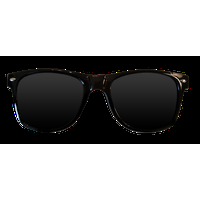
#> input picture sunglasses.png, 200 x 200 px
$ python Main.py
#> lines starting #> are read from the running program, lines starting #| are printed output that depends on the picture
import cv2
import numpy as np
import os

# Load pre-trained cascade classifiers
face_cascade = cv2.CascadeClassifier(cv2.data.haarcascades + 'haarcascade_frontalface_default.xml')
eye_cascade = cv2.CascadeClassifier(cv2.data.haarcascades + 'haarcascade_eye.xml')

# Load sunglasses image
script_dir = os.path.dirname(os.path.abspath(__file__))
sunglasses_path = os.path.join(script_dir, 'sunglasses.png')
sunglasses = cv2.imread(sunglasses_path, cv2.IMREAD_UNCHANGED)
#> sunglasses is the input picture: shape (200, 200, 4); mean B, G, R, A 149, 149.2, 149.4, 55.3

# Smoothing variables
previous_positions = {}
smoothing_factor = 1

def smooth_position(face_id, current_pos):
    if face_id not in previous_positions:
        previous_positions[face_id] = current_pos
        return current_pos

    # Interpolate between previous and current position
    prev_pos = previous_positions[face_id]
    smoothed_pos = (
        int(current_pos[0] * smoothing_factor + prev_pos[0] * (1 - smoothing_factor)),
        int(current_pos[1] * smoothing_factor + prev_pos[1] * (1 - smoothing_factor))
    )
    previous_positions[face_id] = smoothed_pos
    return smoothed_pos

def overlay_sunglasses(frame, sunglasses):
    gray = cv2.cvtColor(frame, cv2.COLOR_BGR2GRAY)
    faces = face_cascade.detectMultiScale(gray, 1.3, 5)

    # Clean up previous positions for faces no longer in frame
    for face_id in list(previous_positions.keys()):
        if not any(np.array_equal(face[:2], (face_id[0], face_id[1])) for face in faces):
            del previous_positions[face_id]

    for (x, y, w, h) in faces:
        # Detect eyes within the face region
        roi_gray = gray[y:y+h, x:x+w]
        eyes = eye_cascade.detectMultiScale(roi_gray)

        if len(eyes) >= 2:
            # Sort eyes from left to right
            eyes = sorted(eyes, key=lambda eye: eye[0])

            # Calculate sunglasses sizing and positioning
            eye_distance = abs(eyes[1][0] - eyes[0][0]) + eyes[0][2] + eyes[1][2]

            # Sizing and positioning
            size_multiplier = 1.5
            vertical_offset = 0.15

            # Resize sunglasses
            resized_width = int(eye_distance * size_multiplier)
            resized_height = int(sunglasses.shape[0] * resized_width / sunglasses.shape[1])
            resized_sunglasses = cv2.resize(sunglasses, (resized_width, resized_height))

            # Calculate positioning
            eye_center_x = x + (eyes[0][0] + eyes[1][0] + eyes[0][2]//2 + eyes[1][2]//2) // 2
            eye_center_y = y + int((eyes[0][1] + eyes[1][1]) // 2 + h * vertical_offset)

            # Smooth the positioning using a unique face identifier
            current_pos = (
                eye_center_x - resized_sunglasses.shape[1] // 2,
                eye_center_y - resized_sunglasses.shape[0] // 2
            )
            face_id = (x, y)  # Unique identifier for each face
            smoothed_pos = smooth_position(face_id, current_pos)

            overlay_image(frame, resized_sunglasses, smoothed_pos[0], smoothed_pos[1])

    return frame

def overlay_image(background, overlay, x_offset, y_offset):
    # Boundary check
    if (x_offset < 0 or y_offset < 0 or
        x_offset + overlay.shape[1] > background.shape[1] or
        y_offset + overlay.shape[0] > background.shape[0]):
        return

    # Check if overlay has alpha channel
    if overlay.shape[2] == 4:
        alpha_overlay = overlay[:, :, 3] / 255.0
        alpha_background = 1.0 - alpha_overlay

        for c in range(0, 3):
            background[y_offset:y_offset+overlay.shape[0],
                      x_offset:x_offset+overlay.shape[1], c] = (
                alpha_overlay * overlay[:, :, c] +
                alpha_background * background[y_offset:y_offset+overlay.shape[0],
                                              x_offset:x_offset+overlay.shape[1], c]
            )
    else:
        background[y_offset:y_offset+overlay.shape[0],
                   x_offset:x_offset+overlay.shape[1]] = overlay

# Webcam capture
cap = cv2.VideoCapture(0)

while True:
    ret, frame = cap.read()
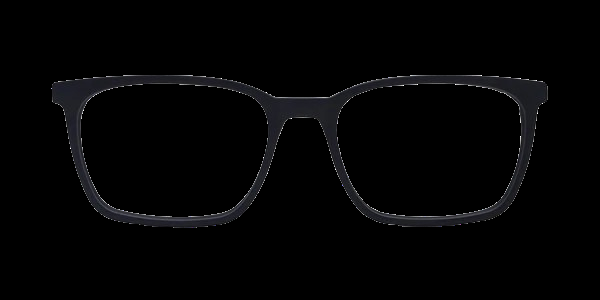
#> input picture specs1.png, 600 x 300 px, given in place of the camera
#> frame is the input picture: shape (300, 600, 3); mean B, G, R 4.4, 3.9, 3.9
    if not ret:
        break

    # Flip frame for mirror effect
    frame = cv2.flip(frame, 1)
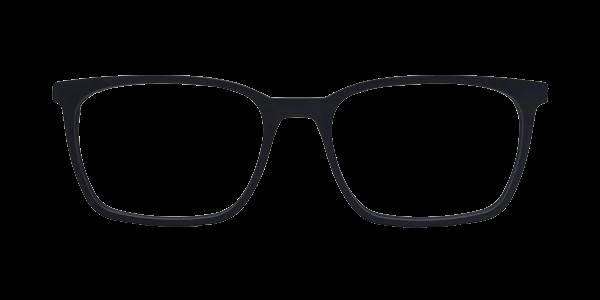
#> frame: shape (300, 600, 3); mean B, G, R 4.4, 3.9, 3.9

    # Detect faces and overlay sunglasses
    result = overlay_sunglasses(frame, sunglasses)
#> in overlay_sunglasses, `faces = face_cascade.detectMultiScale(gray, 1.3, 5)`: faces = ()

    cv2.imshow('Sunglasses Overlay', result)

    # Exit on 'q' key press
    if cv2.waitKey(1) & 0xFF == ord('q'):
#> (key q is pressed here)
        break

cap.release()
cv2.destroyAllWindows()
